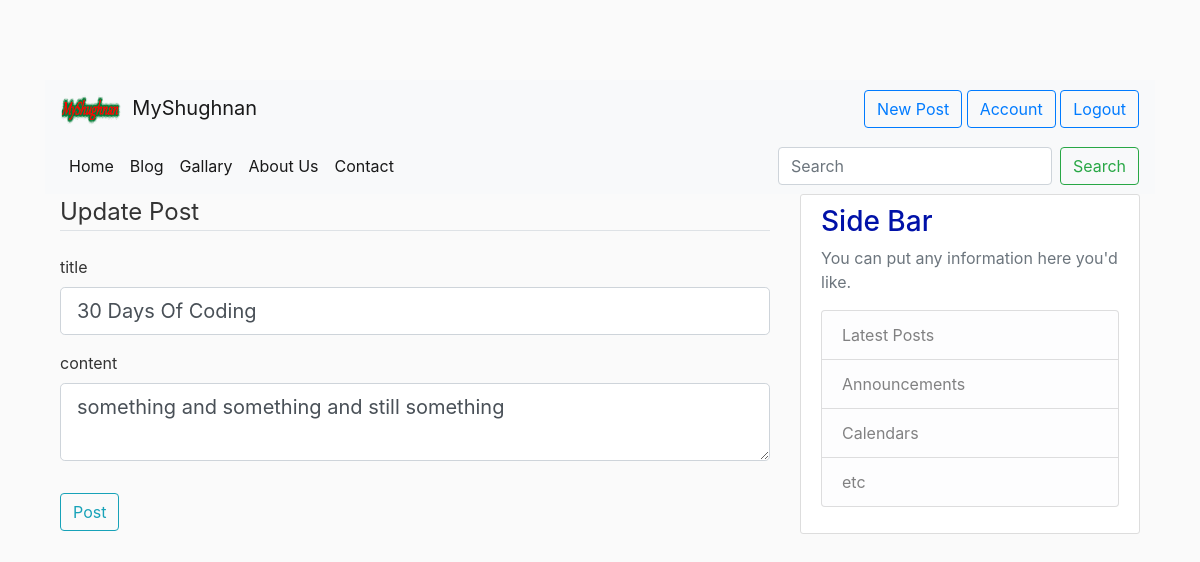
Screenshot of /post/1/update (signed in) with the database file from the repository.
### flaskblog/models.py (models this page shows, shortened)
class Post(db.Model):
    id = db.Column(db.Integer, primary_key = True )
    title  = db.Column(db.String(100), nullable = False)
    date_posted = db.Column(db.DateTime,  nullable = False, default = datetime.utcnow)
    content =  db.Column(db.Text, nullable = False)
    user_id = db.Column(db.Integer, db.ForeignKey('user.id'), nullable = False)

### flaskblog/posts/routes.py (the view)
@posts.route('/post/<int:post_id>/update', methods = ['GET','POST'])
@login_required
def update_post(post_id):
    post = Post.query.get_or_404(post_id)
    if post.author != current_user:
        abort(403)
    form = PostForm()
    if form.validate_on_submit():
        post.title = form.title.data
        post.content = form.content.data
        db.session.commit()
        flash('Post Has been updated','success')
        return redirect(url_for('posts.post', post_id = post.id))
    else:
        form.title.data = post.title
        form.content.data = post.content
    return render_template('create_post.html', title = 'Update Post', form = form, legend = 'Update Post' )

### flaskblog/posts/forms.py
class PostForm(FlaskForm):
    title = StringField('title', validators=[DataRequired()])
    content = TextAreaField('content', validators=[DataRequired()])
    submit = SubmitField('Post')

### flaskblog/models.py (called while the page is built)
@login_manager.user_loader
def load_user(user_id):
    return User.query.get(int(user_id))

### flaskblog/templates/create_post.html (shortened to what this page needs)
{% extends 'base.html' %}
{% block content %}
    <form method="POST" accept="">
        <fieldset class="form-group">
            <legend class="border-bottom mb-4">{{ legend }}</legend>
            <div class="form-group">
                {{form.title.label(class="form-control-label")}}
                {% if form.title.errors %}
                    {{form.title(class="form-control form-control-lg is-invalid")}}
                    <div class="invalid-feedback">
                        {% for error in form.title.errors %}
                            <span> {{ error }}</span>
                        {% endfor %}
                    </div>
                {% else %}
                    {{form.title(class="form-control form-control-lg")}}
                {% endif %}
            </div>
            <div class="form-group">
                {{form.content.label(class="form-control-label")}}
                {% if form.content.errors %}
                    {{form.content(class="form-control form-control-lg is-invalid")}}
                    <div class="invalid-feedback">
                        {% for error in form.content.errors %}
                            <span> {{ error }}</span>
                        {% endfor %}
                    </div>
                {% else %}
                    {{form.content(class="form-control form-control-lg")}}
                {% endif %}
            </div>
        </fieldset>
        <div class="form-group">
            {{ form.submit(class = "btn btn-outline-info") }}
        </div>
    </form>
{% endblock %}

### flaskblog/static/main.css (style rules this page uses)
body { background: #fafafa; color: #333333; margin-top: 5rem; }

### rows the page displays
Post: title "30 Days Of Coding", content "something and something and still something"

### other values shown
{{ legend }} "Update Post"
